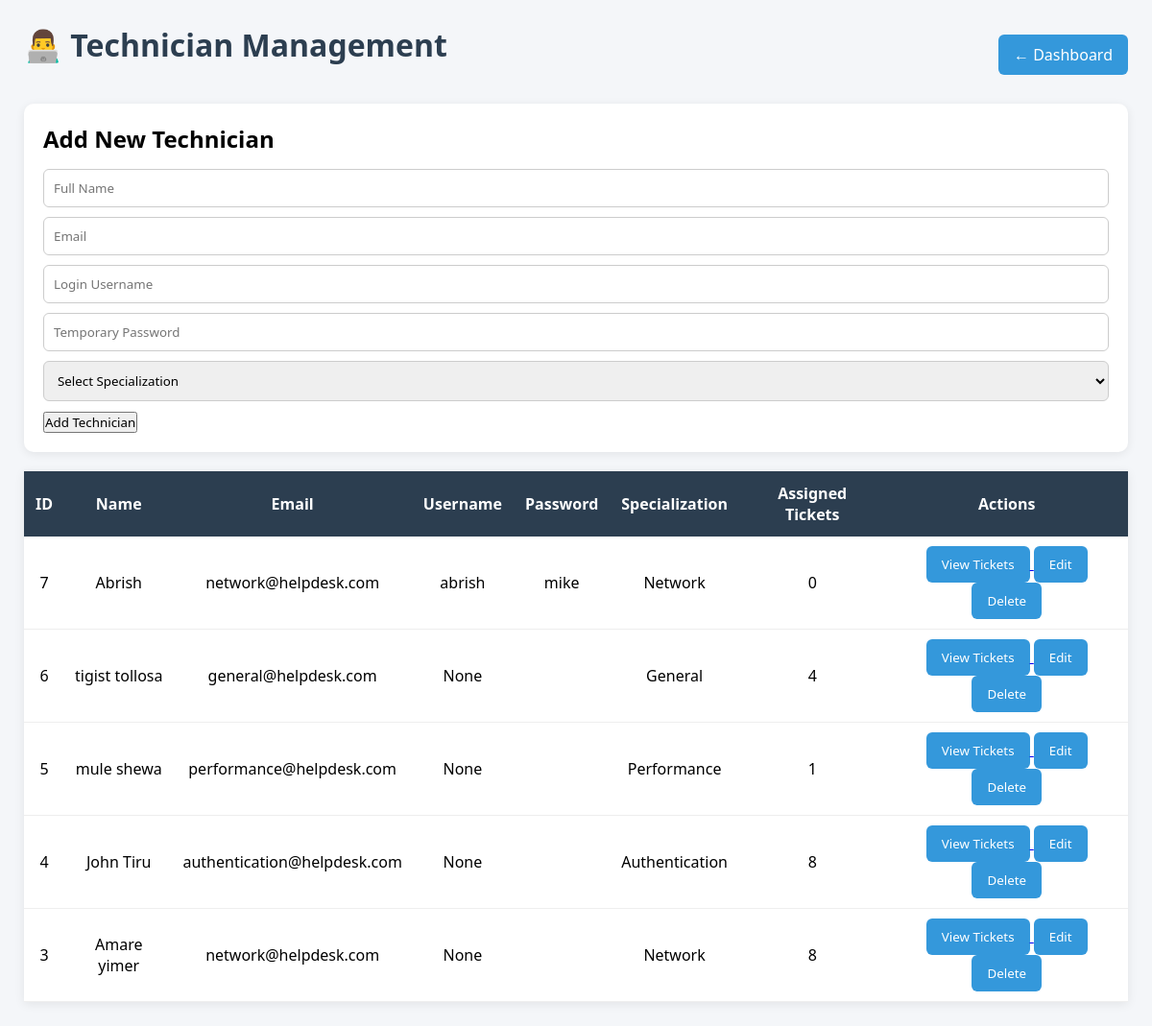
Page /technicians (signed in) on the earlier database version.
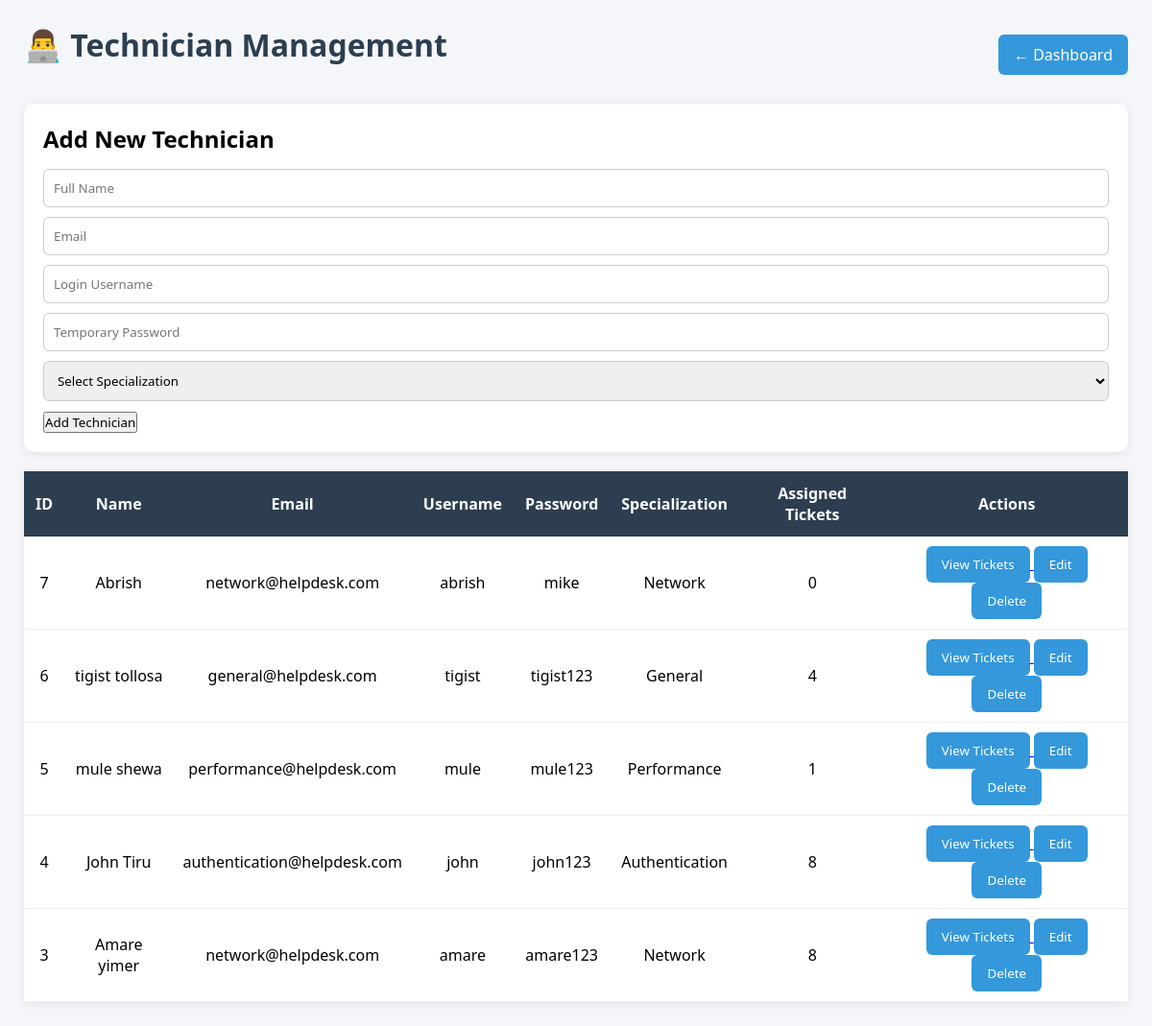
Same page on the later database version.
### tables this page shows
CREATE TABLE technicians(
    id INTEGER PRIMARY KEY AUTOINCREMENT,
    name TEXT,
    email TEXT,
    specialization TEXT
    , username TEXT, password TEXT);

### app.py (the view)
@app.route("/technicians")
def technicians():
    if session.get("role") != "admin":
        return "Access Denied"
    conn = sqlite3.connect(DB_PATH)
    cursor = conn.cursor()
    cursor.execute("""
    SELECT
        tech.id,
        tech.name,
        tech.email,
        tech.username,
        tech.password,
        tech.specialization,
        COUNT(t.id) AS assigned_count
    FROM technicians AS tech
    LEFT JOIN tickets AS t
        ON tech.id = t.assigned_to
    GROUP BY
        tech.id,
        tech.name,
        tech.email,
        tech.username,
        tech.password,
        tech.specialization
    ORDER BY tech.id DESC
""")
    technicians = cursor.fetchall()
    conn.close()
    return render_template(
        "technicians.html",
        technicians=technicians
    )

### templates/technicians.html (shortened to what this page needs)
<!DOCTYPE html>
<html>
<head>
</head>
<body>
<div class="top-bar">
    <h1>👨‍💻 Technician Management</h1>
    <a href="/dashboard" class="btn">
        ← Dashboard
    </a>
</div>
<div class="form-card">
    <h2 style="margin-bottom:15px;">Add New Technician</h2>
    <form action="/add-technician" method="POST">
    <input type="text" name="name" placeholder="Full Name" required>
    <input type="email" name="email" placeholder="Email" required>
    <input type="text" name="username" placeholder="Login Username" required>
    <input type="text" name="password" placeholder="Temporary Password" required>
    <select name="specialization" required>
    <option value="">Select Specialization</option>
    </select>
    <button type="submit">
        Add Technician
    </button>
</form>
</div>
<table>
<tr>
    <th>ID</th>
    <th>Name</th>
    <th>Email</th>
    <th>Username</th>
    <th>Password</th>
    <th>Specialization</th>
    <th>Assigned Tickets</th>
    <th>Actions</th>
</tr>
<tbody>
{% for technician in technicians %}
<tr>
    <td>{{ technician[0] }}</td>
    <td>{{ technician[1] }}</td>
    <td>{{ technician[2] }}</td>
    <td>{{ technician[3] }}</td>
    <td>{{ technician[4] or "" }}</td>
    <td>{{ technician[5] or "" }}</td>
    <td>{{ technician[6] }}</td>
    <td>
        <a href="/technician-tickets/{{ technician[0] }}">
            <button class="btn view-btn">View Tickets</button>
        </a>
        <a href="/edit-technician/{{ technician[0] }}">
            <button class="btn edit-btn">Edit</button>
        </a>
        <a href="/delete-technician/{{ technician[0] }}"
           onclick="return confirm('Delete this technician?')">
            <button class="btn delete-btn">Delete</button>
        </a>
    </td>
</tr>
{% endfor %}
</tbody>
</table>
</body>
</html>

Differences in the rows shown:
changed technicians "tigist tollosa": username "None" → "tigist"; password (not shown) → "tigist123"
changed technicians "mule shewa": username "None" → "mule"; password (not shown) → "mule123"
changed technicians "John Tiru": username "None" → "john"; password (not shown) → "john123"
changed technicians "Amare yimer": username "None" → "amare"; password (not shown) → "amare123"
